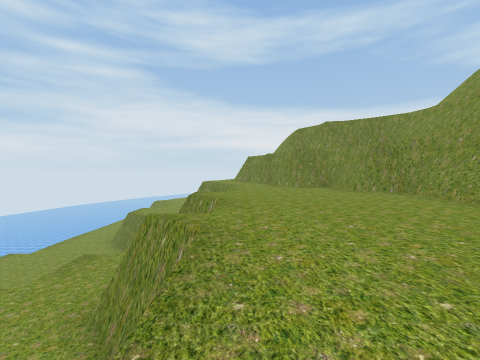
View 1 (above)

16 first-person views from a walk through a Unity game level. The camera is 1.3 m above the floor, tilts 2° down and sees 90° across. The floor is counted in squares, 2 m on a side. Each view is taken from the middle of a square. On the plan, view 1 faces up. The plan holds only what a view shows up to about 9 squares ahead; the rest is blank. The place goes on beyond the plan. Some trees and plants on the terrain are drawn as simple stand-ins. Some surface patterns are stand-ins.

View 2
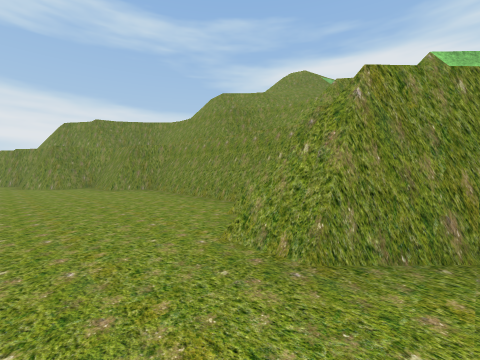

View 3
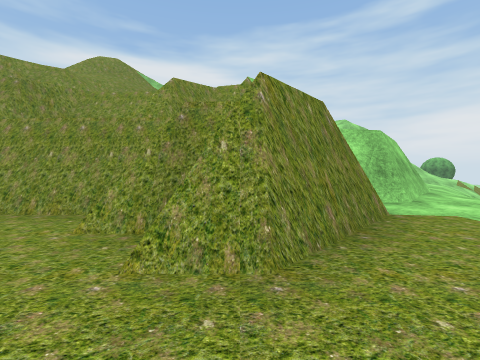

View 4
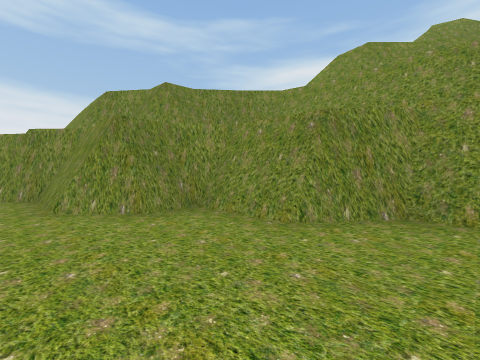

View 5
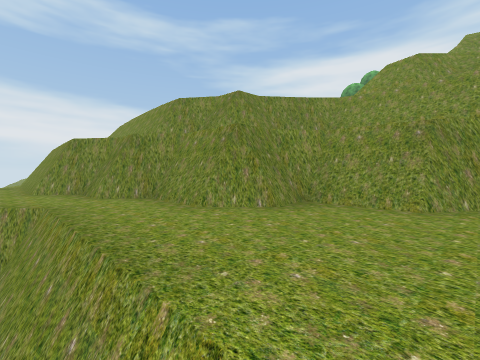

View 6
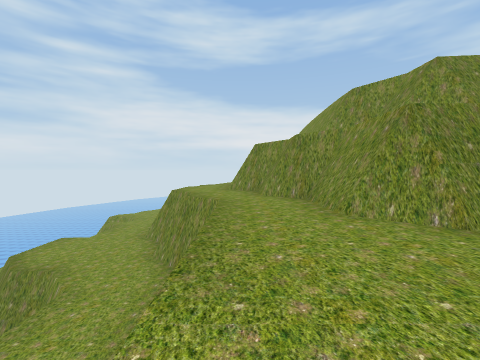

View 7
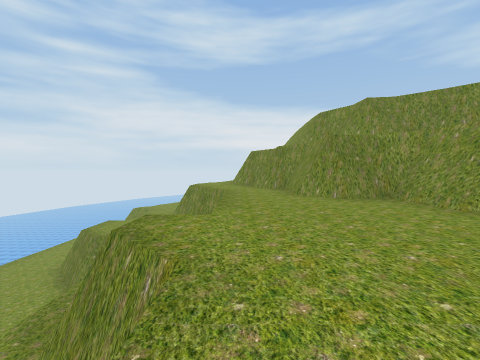

View 8
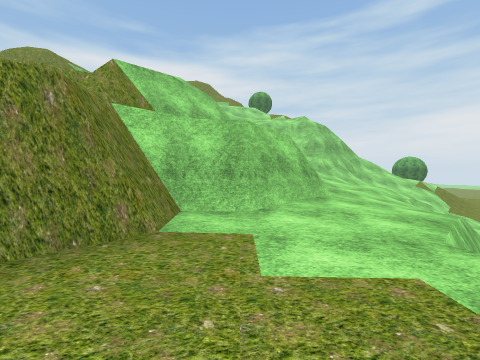

View 9
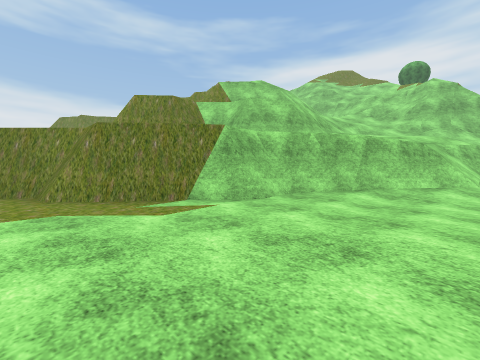

View 10
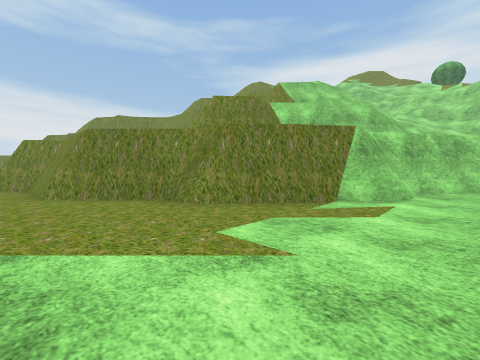

View 11
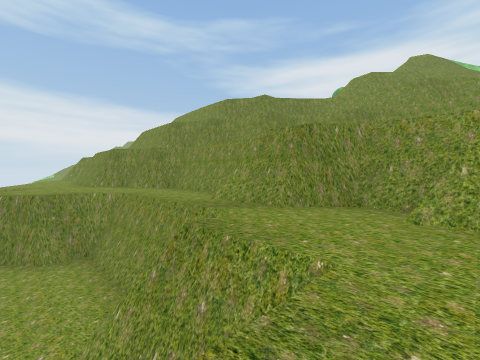

View 12
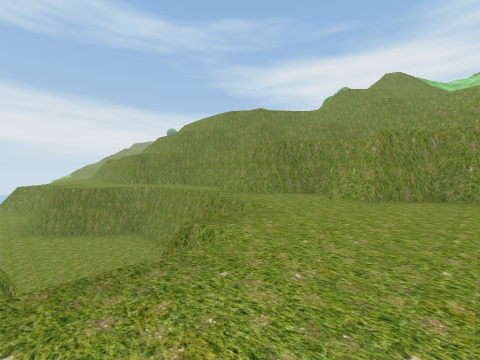

View 13
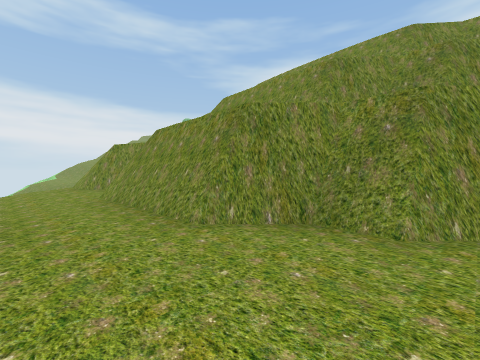

View 14
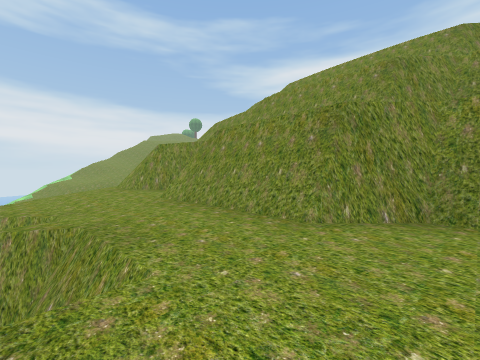

View 15
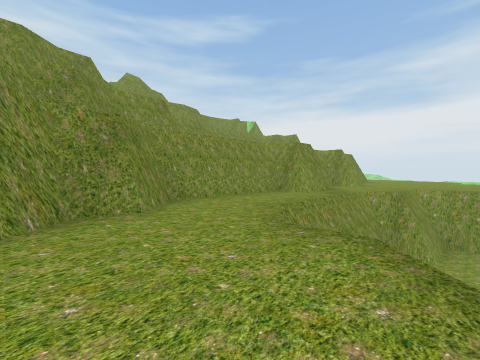

View 16
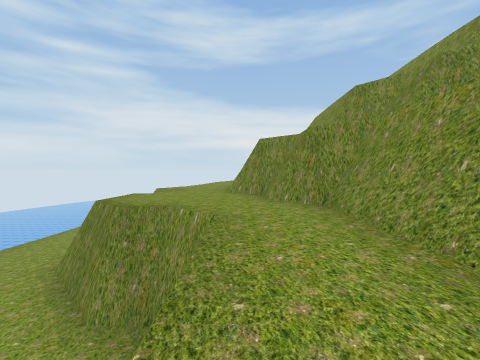

### Floor plan
Key: @ floor where view 1 was taken; # wall or solid block; . main floor; : floor 3.25 m higher than the main floor; - floor 3.25 m lower than the main floor; + floor 4 m higher than the main floor; * floor 6.5 m higher than the main floor; % floor 9.75 m higher than the main floor; / step, stairs or slope; = window, fence, low wall or low ledge; v drop or lower ground.
Columns run from 8 left of view 1 to 10 right of it. Each row starts with its distance up from view 1.
 20   v...# #
 19   v..##:#
 18   #..# :#
 17    ..# :#
 16    ..# :#  #
 15   ...#v:#v #
 14 -v....#::# ##
 13 -##...#v:#v #
 12 --###..#::# ###
 11 ----#..#::#   ##
 10 ----v..#::##v  # #
  9 ----v..#::::#  # #
  8 ----#.#v::::#  #%##
  7   -#v.#:::::#v # /#
  6   -#..##:::::# #  =
  5   #v...#:::::# =v
  4 vv....##:::::#  #
  3 .......#:::::#  #
  2 .......#:::::# #v
  1       .#::::#v *v
  0       .#@::#v  #v
 -1       .##:::#  *#/
 -2       ..## :### ##
 -3       ...#::::#
 -4       ...##:::##/
 -5       ....##::::v=
 -6       .....###::::+
 -7       .......##::/:
 -8         ......##///
 -9         .......////

Positions as (right, up) in squares from view 1, and headings:
1: (0, 0), facing up
2: (1, -1), facing up-right
3: (1, 0), facing right
4: (1, 6), facing up-right
5: (-1, 7), facing up-right
6: (0, 7), facing up
7: (0, 4), facing up
8: (2, -3), facing right
9: (0, -9), facing up-right
10: (-2, -7), facing up-right
11: (-6, 4), facing up-right
12: (-8, 2), facing up-right
13: (-5, 13), facing up-right
14: (-6, 14), facing up-right
15: (-6, 15), facing down-right
16: (-3, 8), facing up
